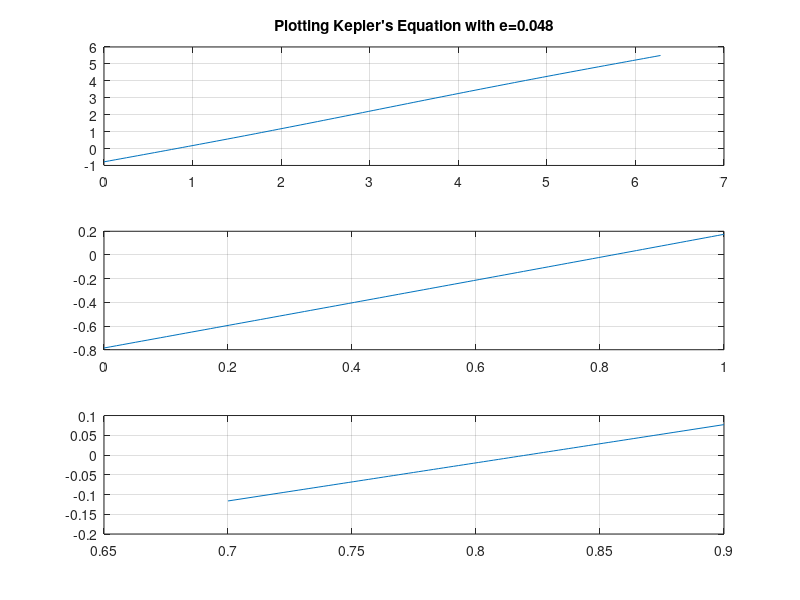

Write MATLAB code to recreate this figure.
% Plot Kepler's Equation: E-e*sin(E) = M
% August 23, 2016
% Brent Deschamp

e = 0.048;  % eccentricity for Jupiter
M = pi/4;   % mean anomaly

%Create values for E
E_vals = linspace(0,2*pi);
E_vals_finer = linspace(0,1);
E_vals_finer_still = linspace(0.7,0.9);

% Define function
Kepler = E_vals - e*sin(E_vals) - M;
Kepler_finer = E_vals_finer - e*sin(E_vals_finer) - M;
Kepler_finer_still = E_vals_finer_still - e*sin(E_vals_finer_still) - M;

subplot(3,1,1);
plot(E_vals,Kepler);
grid
title(['Plotting Kepler''s Equation with e=' num2str(e)]);

subplot(3,1,2)
plot(E_vals_finer,Kepler_finer);
grid

subplot(3,1,3)
plot(E_vals_finer_still,Kepler_finer_still);
grid